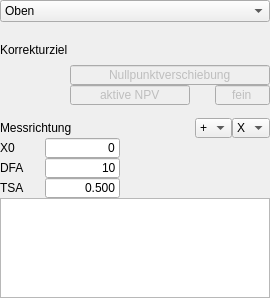
<?xml version="1.0" encoding="UTF-8"?>
<ui version="4.0">
 <class>TP_Kante</class>
 <widget class="QWidget" name="TP_Kante">
  <property name="geometry">
   <rect>
    <x>0</x>
    <y>0</y>
    <width>270</width>
    <height>298</height>
   </rect>
  </property>
  <property name="maximumSize">
   <size>
    <width>270</width>
    <height>16777215</height>
   </size>
  </property>
  <property name="windowTitle">
   <string>Form</string>
  </property>
  <layout class="QVBoxLayout" name="verticalLayout">
   <property name="spacing">
    <number>0</number>
   </property>
   <property name="leftMargin">
    <number>0</number>
   </property>
   <property name="topMargin">
    <number>0</number>
   </property>
   <property name="rightMargin">
    <number>0</number>
   </property>
   <property name="bottomMargin">
    <number>0</number>
   </property>
   <item>
    <widget class="QComboBox" name="comboBox_Frame">
     <item>
      <property name="text">
       <string>Oben</string>
      </property>
     </item>
     <item>
      <property name="text">
       <string>Hinten</string>
      </property>
     </item>
     <item>
      <property name="text">
       <string>Links</string>
      </property>
     </item>
     <item>
      <property name="text">
       <string>Vorne</string>
      </property>
     </item>
     <item>
      <property name="text">
       <string>Rechts</string>
      </property>
     </item>
    </widget>
   </item>
   <item>
    <spacer name="verticalSpacer_2">
     <property name="orientation">
      <enum>Qt::Vertical</enum>
     </property>
     <property name="sizeType">
      <enum>QSizePolicy::Fixed</enum>
     </property>
     <property name="sizeHint" stdset="0">
      <size>
       <width>20</width>
       <height>13</height>
      </size>
     </property>
    </spacer>
   </item>
   <item>
    <widget class="QLabel" name="label_Korrekturziel">
     <property name="maximumSize">
      <size>
       <width>16777215</width>
       <height>30</height>
      </size>
     </property>
     <property name="text">
      <string>Korrekturziel</string>
     </property>
    </widget>
   </item>
   <item>
    <layout class="QHBoxLayout" name="horizontalLayout">
     <property name="spacing">
      <number>0</number>
     </property>
     <item>
      <spacer name="horizontalSpacer_Nullpunktverschiebung">
       <property name="orientation">
        <enum>Qt::Horizontal</enum>
       </property>
       <property name="sizeType">
        <enum>QSizePolicy::Expanding</enum>
       </property>
       <property name="sizeHint" stdset="0">
        <size>
         <width>40</width>
         <height>20</height>
        </size>
       </property>
      </spacer>
     </item>
     <item>
      <widget class="QLineEdit" name="lineEdit_Nullpunkverschiebung">
       <property name="enabled">
        <bool>false</bool>
       </property>
       <property name="minimumSize">
        <size>
         <width>200</width>
         <height>0</height>
        </size>
       </property>
       <property name="maximumSize">
        <size>
         <width>200</width>
         <height>20</height>
        </size>
       </property>
       <property name="text">
        <string>Nullpunktverschiebung</string>
       </property>
       <property name="alignment">
        <set>Qt::AlignCenter</set>
       </property>
      </widget>
     </item>
    </layout>
   </item>
   <item>
    <layout class="QHBoxLayout" name="horizontalLayout_Aktive_NPV">
     <property name="spacing">
      <number>0</number>
     </property>
     <item>
      <spacer name="horizontalSpacer">
       <property name="orientation">
        <enum>Qt::Horizontal</enum>
       </property>
       <property name="sizeType">
        <enum>QSizePolicy::Expanding</enum>
       </property>
       <property name="sizeHint" stdset="0">
        <size>
         <width>40</width>
         <height>20</height>
        </size>
       </property>
      </spacer>
     </item>
     <item>
      <widget class="QLineEdit" name="lineEdit_Aktive_NPV">
       <property name="enabled">
        <bool>false</bool>
       </property>
       <property name="minimumSize">
        <size>
         <width>120</width>
         <height>0</height>
        </size>
       </property>
       <property name="maximumSize">
        <size>
         <width>120</width>
         <height>20</height>
        </size>
       </property>
       <property name="text">
        <string>aktive NPV</string>
       </property>
       <property name="alignment">
        <set>Qt::AlignCenter</set>
       </property>
      </widget>
     </item>
     <item>
      <spacer name="horizontalSpacer_2">
       <property name="orientation">
        <enum>Qt::Horizontal</enum>
       </property>
       <property name="sizeType">
        <enum>QSizePolicy::Fixed</enum>
       </property>
       <property name="sizeHint" stdset="0">
        <size>
         <width>25</width>
         <height>20</height>
        </size>
       </property>
      </spacer>
     </item>
     <item>
      <widget class="QLineEdit" name="lineEdit_Aktive_NPV_2">
       <property name="enabled">
        <bool>false</bool>
       </property>
       <property name="minimumSize">
        <size>
         <width>55</width>
         <height>0</height>
        </size>
       </property>
       <property name="maximumSize">
        <size>
         <width>55</width>
         <height>20</height>
        </size>
       </property>
       <property name="text">
        <string>fein</string>
       </property>
       <property name="alignment">
        <set>Qt::AlignCenter</set>
       </property>
      </widget>
     </item>
    </layout>
   </item>
   <item>
    <spacer name="verticalSpacer">
     <property name="orientation">
      <enum>Qt::Vertical</enum>
     </property>
     <property name="sizeType">
      <enum>QSizePolicy::Fixed</enum>
     </property>
     <property name="sizeHint" stdset="0">
      <size>
       <width>20</width>
       <height>13</height>
      </size>
     </property>
    </spacer>
   </item>
   <item>
    <layout class="QHBoxLayout" name="horizontalLayout_Messrichtung">
     <item>
      <widget class="QLabel" name="label_2">
       <property name="maximumSize">
        <size>
         <width>16777215</width>
         <height>20</height>
        </size>
       </property>
       <property name="text">
        <string>Messrichtung</string>
       </property>
      </widget>
     </item>
     <item>
      <spacer name="horizontalSpacer_3">
       <property name="orientation">
        <enum>Qt::Horizontal</enum>
       </property>
       <property name="sizeHint" stdset="0">
        <size>
         <width>40</width>
         <height>20</height>
        </size>
       </property>
      </spacer>
     </item>
     <item>
      <widget class="QComboBox" name="comboBox_Signs">
       <property name="maximumSize">
        <size>
         <width>40</width>
         <height>20</height>
        </size>
       </property>
       <item>
        <property name="text">
         <string>+</string>
        </property>
       </item>
       <item>
        <property name="text">
         <string>-</string>
        </property>
       </item>
      </widget>
     </item>
     <item>
      <widget class="QComboBox" name="comboBox_Axes">
       <property name="maximumSize">
        <size>
         <width>70</width>
         <height>20</height>
        </size>
       </property>
       <item>
        <property name="text">
         <string>X</string>
        </property>
       </item>
       <item>
        <property name="text">
         <string>Y</string>
        </property>
       </item>
       <item>
        <property name="text">
         <string>Z</string>
        </property>
       </item>
      </widget>
     </item>
    </layout>
   </item>
   <item>
    <layout class="QHBoxLayout" name="horizontalLayout_Wert">
     <item>
      <widget class="QLabel" name="label_Wert">
       <property name="minimumSize">
        <size>
         <width>45</width>
         <height>20</height>
        </size>
       </property>
       <property name="maximumSize">
        <size>
         <width>45</width>
         <height>20</height>
        </size>
       </property>
       <property name="sizeIncrement">
        <size>
         <width>0</width>
         <height>20</height>
        </size>
       </property>
       <property name="text">
        <string>X0</string>
       </property>
      </widget>
     </item>
     <item>
      <widget class="QLineEdit" name="lineEdit_Wert">
       <property name="maximumSize">
        <size>
         <width>75</width>
         <height>20</height>
        </size>
       </property>
       <property name="sizeIncrement">
        <size>
         <width>0</width>
         <height>20</height>
        </size>
       </property>
       <property name="text">
        <string>0</string>
       </property>
       <property name="alignment">
        <set>Qt::AlignRight|Qt::AlignTrailing|Qt::AlignVCenter</set>
       </property>
      </widget>
     </item>
     <item>
      <spacer name="horizontalSpacer_Wert">
       <property name="orientation">
        <enum>Qt::Horizontal</enum>
       </property>
       <property name="sizeHint" stdset="0">
        <size>
         <width>40</width>
         <height>20</height>
        </size>
       </property>
      </spacer>
     </item>
    </layout>
   </item>
   <item>
    <layout class="QHBoxLayout" name="horizontalLayout_DFA">
     <item>
      <widget class="QLabel" name="label_DFA">
       <property name="minimumSize">
        <size>
         <width>45</width>
         <height>0</height>
        </size>
       </property>
       <property name="maximumSize">
        <size>
         <width>45</width>
         <height>20</height>
        </size>
       </property>
       <property name="text">
        <string>DFA</string>
       </property>
      </widget>
     </item>
     <item>
      <widget class="QLineEdit" name="lineEdit_DFA">
       <property name="maximumSize">
        <size>
         <width>75</width>
         <height>20</height>
        </size>
       </property>
       <property name="text">
        <string>10</string>
       </property>
       <property name="alignment">
        <set>Qt::AlignRight|Qt::AlignTrailing|Qt::AlignVCenter</set>
       </property>
      </widget>
     </item>
     <item>
      <spacer name="horizontalSpacer_DFA">
       <property name="orientation">
        <enum>Qt::Horizontal</enum>
       </property>
       <property name="sizeHint" stdset="0">
        <size>
         <width>40</width>
         <height>20</height>
        </size>
       </property>
      </spacer>
     </item>
    </layout>
   </item>
   <item>
    <layout class="QHBoxLayout" name="horizontalLayout_TSA">
     <item>
      <widget class="QLabel" name="label_TSA">
       <property name="minimumSize">
        <size>
         <width>45</width>
         <height>0</height>
        </size>
       </property>
       <property name="maximumSize">
        <size>
         <width>45</width>
         <height>20</height>
        </size>
       </property>
       <property name="text">
        <string>TSA</string>
       </property>
      </widget>
     </item>
     <item>
      <widget class="QLineEdit" name="lineEdit_TSA">
       <property name="maximumSize">
        <size>
         <width>75</width>
         <height>20</height>
        </size>
       </property>
       <property name="text">
        <string>0.500</string>
       </property>
       <property name="alignment">
        <set>Qt::AlignRight|Qt::AlignTrailing|Qt::AlignVCenter</set>
       </property>
      </widget>
     </item>
     <item>
      <spacer name="horizontalSpacer_TSA">
       <property name="orientation">
        <enum>Qt::Horizontal</enum>
       </property>
       <property name="sizeHint" stdset="0">
        <size>
         <width>40</width>
         <height>20</height>
        </size>
       </property>
      </spacer>
     </item>
    </layout>
   </item>
   <item>
    <widget class="QTextEdit" name="textEdit_Anfahren">
     <property name="minimumSize">
      <size>
       <width>0</width>
       <height>100</height>
      </size>
     </property>
     <property name="maximumSize">
      <size>
       <width>16777215</width>
       <height>100</height>
      </size>
     </property>
     <property name="font">
      <font>
       <family>Lucida Console</family>
      </font>
     </property>
    </widget>
   </item>
  </layout>
 </widget>
 <resources/>
 <connections/>
</ui>
